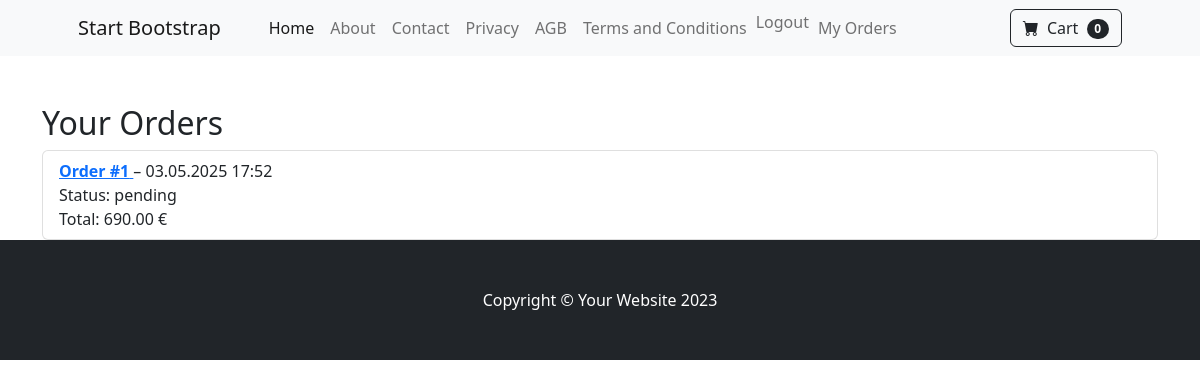
Page /orders/my-orders/ (signed in) on the committed database.
### orders/models.py (models this page shows)
class Order(models.Model):
    user = models.ForeignKey(settings.AUTH_USER_MODEL, on_delete=models.CASCADE)
    created_at = models.DateTimeField(auto_now_add=True)
    status = models.CharField(default='pending', max_length=20)
    total_price = models.DecimalField(max_digits=10, decimal_places=2)  # order total price

### orders/views.py (the view)
# urls.py: path('my-orders/', views.user_order_list_view, name='user_order_list'),
def user_order_list_view(request):
    orders = Order.objects.filter(user=request.user).order_by('-created_at')
    return render(request, 'user_order_list.html', {'orders': orders})

### orders/templates/user_order_list.html (shortened to what this page needs)
{% extends "base.html" %}
{% block content %}
<div class="container mt-5">
  <h2>Your Orders</h2>
  {% if orders %}
    <ul class="list-group">
      {% for order in orders %}
      <li class="list-group-item">
        <a href="{% url 'orders:user_order_detail' order.id %}">
          <strong>Order #{{ order.id }}</strong>
        </a> – {{ order.created_at|date:"d.m.Y H:i" }}<br />
        Status: {{ order.status }}<br />
        Total: {{ order.total_price }} €
      </li>
      {% endfor %}
    </ul>
  {% else %}
    <p>You have no orders yet.</p>
  {% endif %}
</div>
{% endblock %}

### rows in the picture
Order: id "1", created_at "03.05.2025 17:52", status "pending", total_price "690.00"
